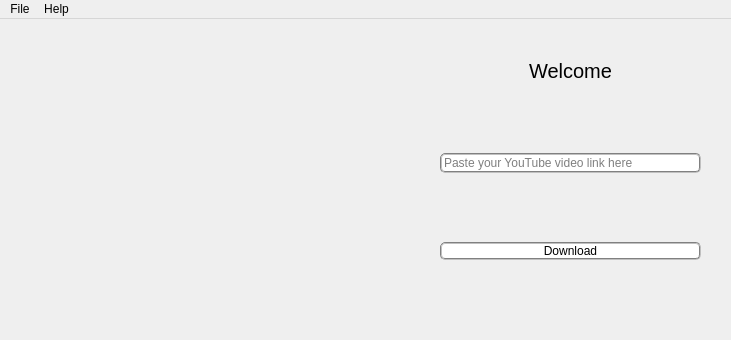
<?xml version="1.0" encoding="UTF-8"?>
<ui version="4.0">
 <class>MainWindow</class>
 <widget class="QMainWindow" name="MainWindow">
  <property name="geometry">
   <rect>
    <x>0</x>
    <y>0</y>
    <width>731</width>
    <height>340</height>
   </rect>
  </property>
  <property name="windowTitle">
   <string>YouTube Thumbnail Downloader</string>
  </property>
  <property name="toolTip">
   <string>&lt;html&gt;&lt;head/&gt;&lt;body&gt;&lt;p&gt;Paste your YouTube video link here, e.g. &lt;a href=&quot;https://www.youtube.com/watch?v=dQw4w9WgXcQ&quot;&gt;&lt;span style=&quot; text-decoration: underline; color:#0000ff;&quot;&gt;https://www.youtube.com/watch?v=dQw4w9WgXcQ&lt;/span&gt;&lt;/a&gt;&lt;/p&gt;&lt;/body&gt;&lt;/html&gt;</string>
  </property>
  <property name="styleSheet">
   <string notr="true"/>
  </property>
  <property name="locale">
   <locale language="English" country="UnitedStates"/>
  </property>
  <widget class="QWidget" name="centralwidget">
   <widget class="QLabel" name="Logo">
    <property name="geometry">
     <rect>
      <x>38</x>
      <y>20</y>
      <width>350</width>
      <height>250</height>
     </rect>
    </property>
    <property name="cursor">
     <cursorShape>ArrowCursor</cursorShape>
    </property>
    <property name="toolTip">
     <string>&lt;html&gt;&lt;head/&gt;&lt;body&gt;&lt;p&gt;YouTube Thumbnail Downloader&lt;/p&gt;&lt;/body&gt;&lt;/html&gt;</string>
    </property>
    <property name="whatsThis">
     <string>&lt;html&gt;&lt;head/&gt;&lt;body&gt;&lt;p&gt;&lt;br/&gt;&lt;/p&gt;&lt;/body&gt;&lt;/html&gt;</string>
    </property>
    <property name="text">
     <string/>
    </property>
    <property name="pixmap">
     <pixmap resource="resources.qrc">:/img/resources/YTTDL-LOGO.png</pixmap>
    </property>
   </widget>
   <widget class="QWidget" name="layoutWidget">
    <property name="geometry">
     <rect>
      <x>440</x>
      <y>40</y>
      <width>261</width>
      <height>201</height>
     </rect>
    </property>
    <layout class="QVBoxLayout" name="verticalLayout">
     <item>
      <widget class="QLabel" name="Label_welcome">
       <property name="font">
        <font>
         <family>Arial</family>
         <pointsize>15</pointsize>
        </font>
       </property>
       <property name="text">
        <string>Welcome</string>
       </property>
       <property name="alignment">
        <set>Qt::AlignCenter</set>
       </property>
      </widget>
     </item>
     <item>
      <spacer name="verticalSpacer">
       <property name="orientation">
        <enum>Qt::Vertical</enum>
       </property>
       <property name="sizeHint" stdset="0">
        <size>
         <width>20</width>
         <height>40</height>
        </size>
       </property>
      </spacer>
     </item>
     <item>
      <widget class="QLineEdit" name="Lineedit_URL">
       <property name="font">
        <font>
         <family>Arial</family>
        </font>
       </property>
       <property name="toolTip">
        <string>&lt;html&gt;&lt;head/&gt;&lt;body&gt;&lt;p&gt;Paste your YouTube video link here, e.g. &lt;a href=&quot;https://www.youtube.com/watch?v=dQw4w9WgXcQ&quot;&gt;&lt;span style=&quot; text-decoration: underline; color:#0000ff;&quot;&gt;https://www.youtube.com/watch?v=dQw4w9WgXcQ&lt;/span&gt;&lt;/a&gt;&lt;/p&gt;&lt;/body&gt;&lt;/html&gt;</string>
       </property>
       <property name="whatsThis">
        <string>&lt;html&gt;&lt;head/&gt;&lt;body&gt;&lt;p&gt;&lt;br/&gt;&lt;/p&gt;&lt;/body&gt;&lt;/html&gt;</string>
       </property>
       <property name="styleSheet">
        <string notr="true">QLineEdit
{
	border:2px groove gray;
	border-radius:5px;
}
QLineEdit:hover
{
	background-color: #e7e7e7;
}
</string>
       </property>
       <property name="placeholderText">
        <string>Paste your YouTube video link here</string>
       </property>
      </widget>
     </item>
     <item>
      <spacer name="verticalSpacer_2">
       <property name="orientation">
        <enum>Qt::Vertical</enum>
       </property>
       <property name="sizeHint" stdset="0">
        <size>
         <width>20</width>
         <height>28</height>
        </size>
       </property>
      </spacer>
     </item>
     <item>
      <widget class="QPushButton" name="pushButton_dl">
       <property name="font">
        <font>
         <family>Arial</family>
        </font>
       </property>
       <property name="cursor">
        <cursorShape>PointingHandCursor</cursorShape>
       </property>
       <property name="toolTip">
        <string>&lt;html&gt;&lt;head/&gt;&lt;body&gt;&lt;p&gt;Click to download the thumbnail&lt;/p&gt;&lt;/body&gt;&lt;/html&gt;</string>
       </property>
       <property name="whatsThis">
        <string/>
       </property>
       <property name="styleSheet">
        <string notr="true">QPushButton
{
	background-color: rgb(255, 255, 255);
	border:2px groove gray;
	border-radius:5px;
}
QPushButton:hover
{
	background-color: #e7e7e7;
}
QPushButton:pressed
{
    background-color:rgb(152, 152, 152);
    padding-left:3px;
    padding-top:3px;
}</string>
       </property>
       <property name="text">
        <string>Download</string>
       </property>
       <property name="flat">
        <bool>false</bool>
       </property>
      </widget>
     </item>
    </layout>
   </widget>
  </widget>
  <widget class="QMenuBar" name="menuBar">
   <property name="geometry">
    <rect>
     <x>0</x>
     <y>0</y>
     <width>731</width>
     <height>25</height>
    </rect>
   </property>
   <widget class="QMenu" name="menuFile">
    <property name="font">
     <font>
      <family>Arial</family>
     </font>
    </property>
    <property name="title">
     <string>File</string>
    </property>
    <addaction name="actionPaste_YouTube_Video_Link"/>
    <addaction name="actionExit"/>
   </widget>
   <widget class="QMenu" name="menuAbout">
    <property name="geometry">
     <rect>
      <x>310</x>
      <y>151</y>
      <width>137</width>
      <height>78</height>
     </rect>
    </property>
    <property name="font">
     <font>
      <family>Arial</family>
     </font>
    </property>
    <property name="title">
     <string>Help</string>
    </property>
    <addaction name="actionAbout"/>
   </widget>
   <addaction name="menuFile"/>
   <addaction name="menuAbout"/>
  </widget>
  <action name="actionPaste_YouTube_Video_Link">
   <property name="text">
    <string>Paste and Download</string>
   </property>
   <property name="font">
    <font>
     <family>Arial</family>
    </font>
   </property>
  </action>
  <action name="actionExit">
   <property name="text">
    <string>Exit</string>
   </property>
   <property name="font">
    <font>
     <family>Arial</family>
    </font>
   </property>
  </action>
  <action name="actionAbout">
   <property name="text">
    <string>About</string>
   </property>
   <property name="font">
    <font>
     <family>Arial</family>
    </font>
   </property>
  </action>
 </widget>
 <resources>
  <include location="resources.qrc"/>
 </resources>
 <connections/>
</ui>
